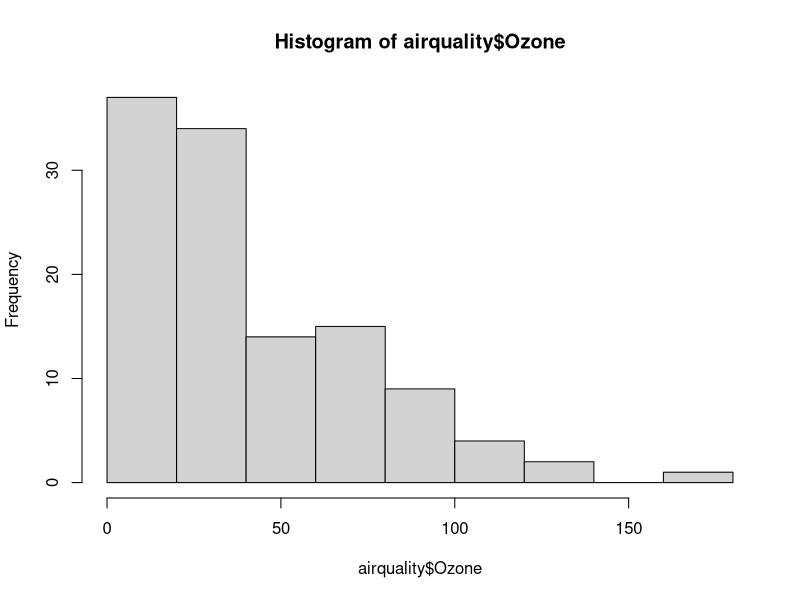
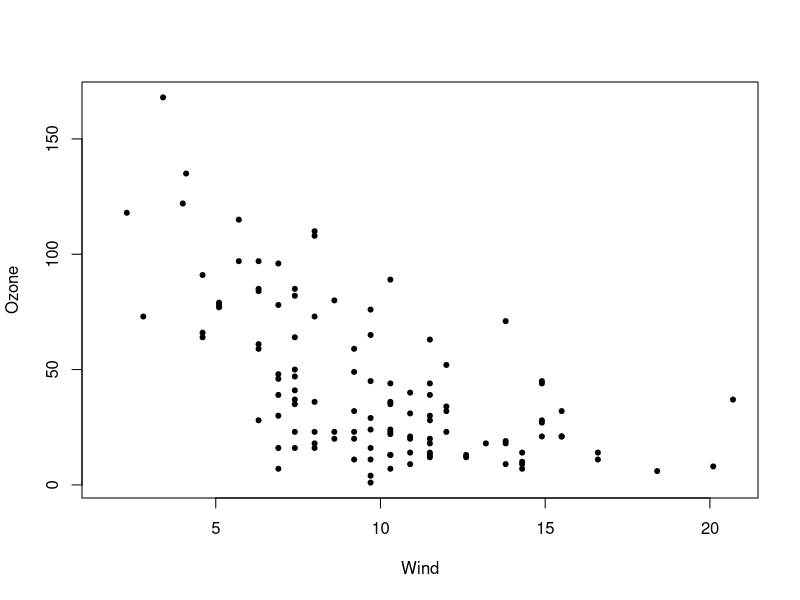
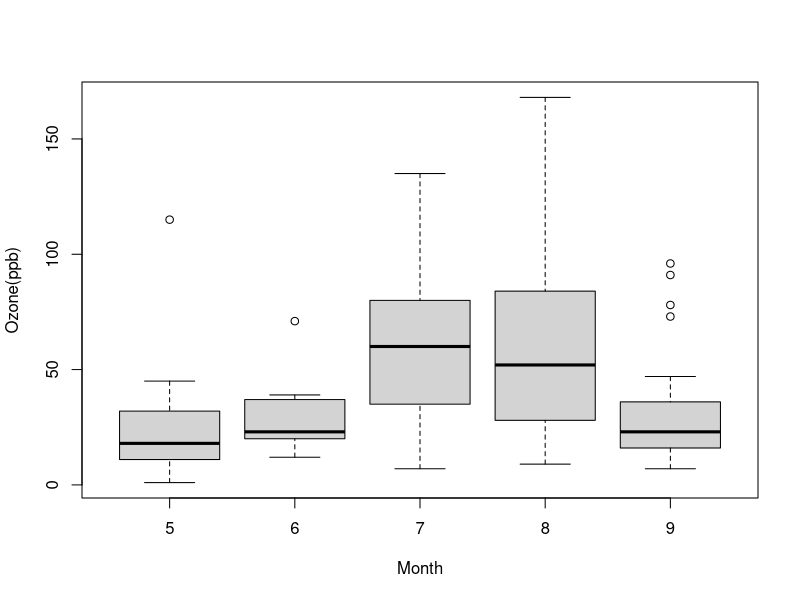
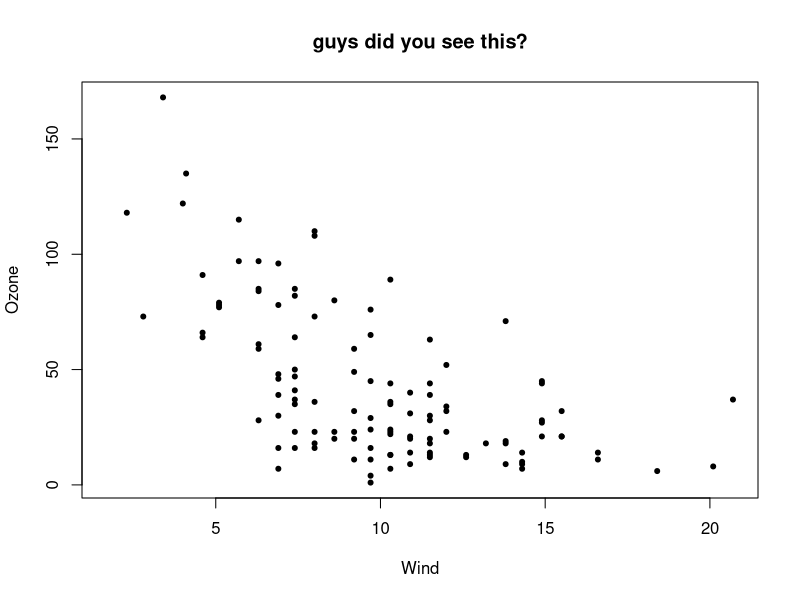
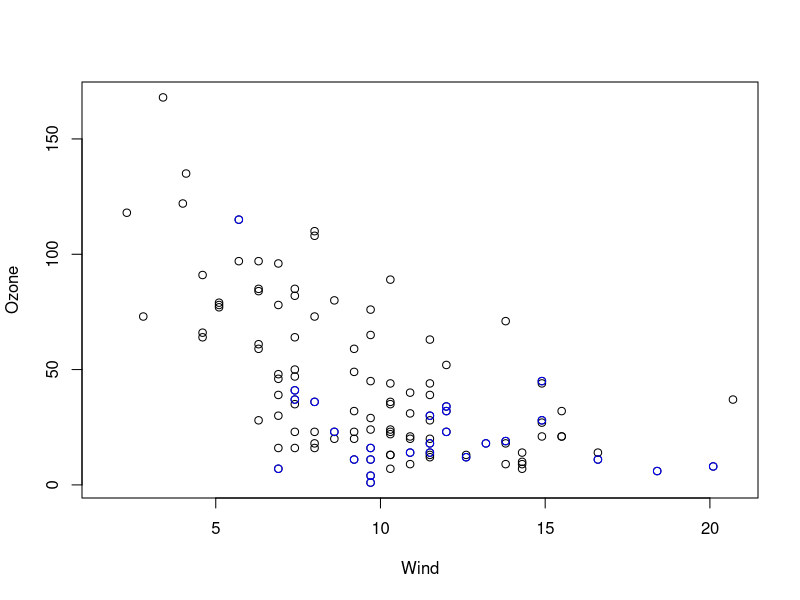
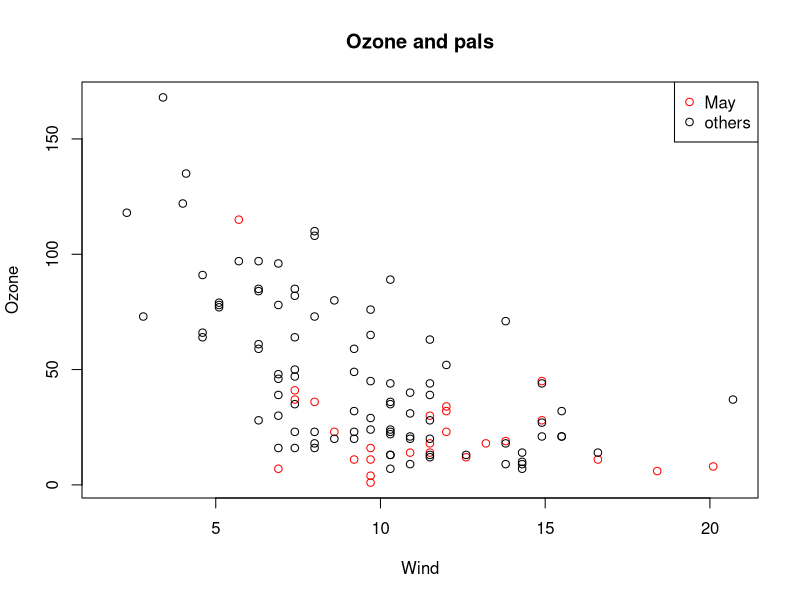
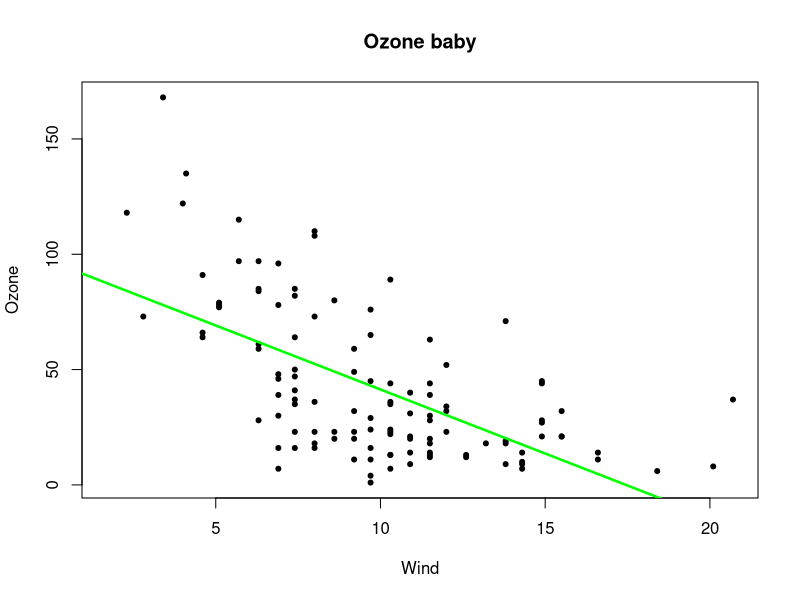
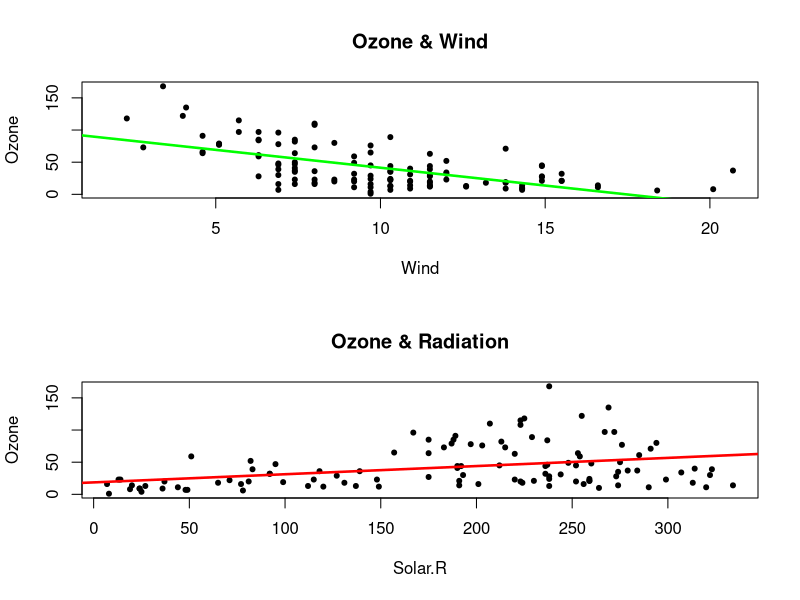

Generate these figures, in order, with R:
library(datasets)
hist(airquality$Ozone) # draw a new plot

with(airquality, plot(Wind,Ozone,pch = 20))  # scatter plot

airqua <- transform(airquality, Month = factor(Month)) # convert month variable from numeric to factor
boxplot(Ozone ~ Month, airqua, xlab = 'Month',ylab='Ozone(ppb)')

# see default values for global graphics parameters
par('pch')

# base plot with annotation
with(airquality, plot(Wind,Ozone,pch=20));title(main='guys did you see this?') # it doesnt hav to run at the same time with plot func

# see data in may in different color
with(airquality,plot(Wind,Ozone),main ='Ozone bitches')
with(subset(airquality, Month==5),points(Wind,Ozone,col='blue')) # add points into the same plot


# or
with(airquality,plot(Wind,Ozone,main = 'Ozone and pals', type = 'n'))
with(subset(airquality,Month==5),points(Wind,Ozone,col='red'))
with(subset(airquality,Month!=5),points(Wind,Ozone,col='black'))
legend('topright',pch = 1,col=c('red','black'),legend = c('May','others'))

# new function : with >> evaluate an R expression in an environment constructed from data

mtcars$mpg[mtcars$cyl == 8  &  mtcars$disp > 350]
with(mtcars,mpg[cyl==8 & disp>350]) # same as above but nicer

# scatter plot with regression line
with(airquality,plot(Wind,Ozone,pch=20,main = 'Ozone baby'))
model <- lm(Ozone~Wind,airquality)
abline(model,lwd=2.5,col='green')

# plot more than 1 plots
par(mfrow=c(2,1)) # mfrow tells to plot row-wise, c(2,1) means 2 rows 1 columns
with(airquality,{
  plot(Wind,Ozone,main = 'Ozone & Wind',pch=20)
  abline(lm(Ozone~Wind,airquality),lwd=2.5,col='green')
  plot(Solar.R,Ozone,main='Ozone & Radiation',pch=20)
  abline(lm(Ozone~Solar.R,airquality),lwd=2.5,col='red')
})

# one more example
par(mfrow=c(1,3))
with(airquality,{
  plot(Wind,Ozone,main='Ozone & Wind',pch=20)
  abline(h = 100,col='red',lwd=2.5)
  plot(Solar.R,Ozone,main='Ozone & Radiation',pch=2)
  abline(h = 100,col='red',lwd=2.5)
  plot(Temp,Ozone,main='Ozone & Temperature',pch=5)
  abline(h = 100,col='red',lwd=2.5)
  mtext('Ozone and other variables',outer = T)
})
